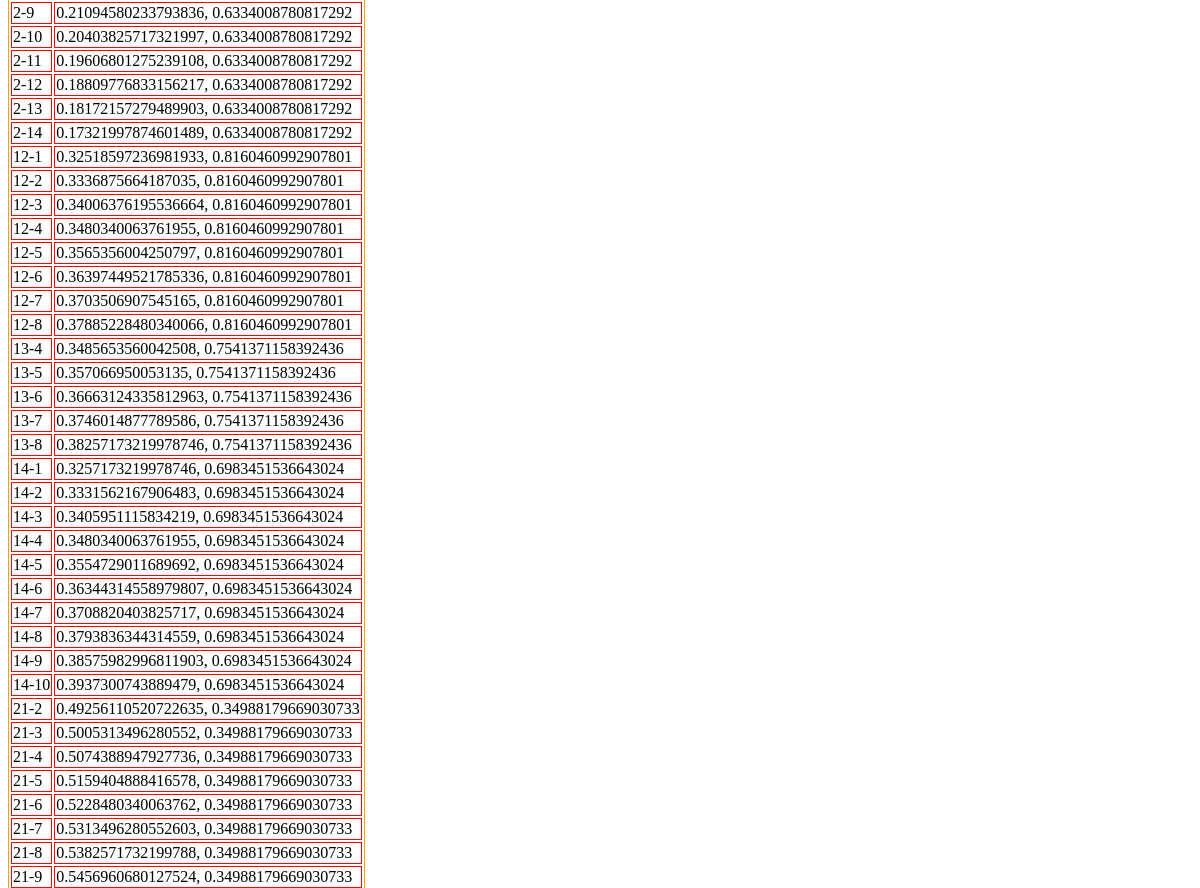
The app's page /racks (middle part), older data.
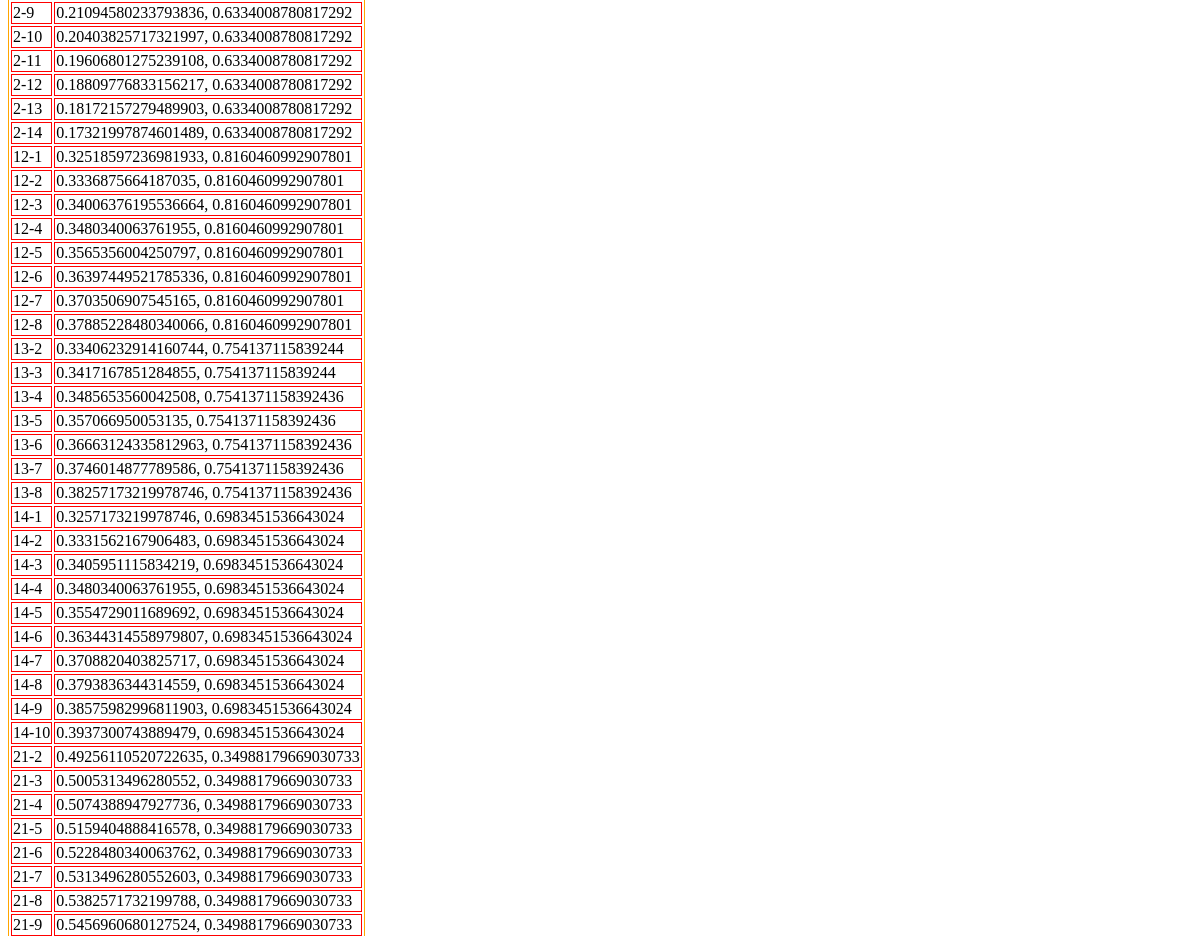
The same page, newer data.
### models.py (models this page shows, shortened)
class Rack(Base):
    __tablename__ = 'racks'
    id = Column(Integer, primary_key=True)
    row = Column(Integer)
    rack = Column(Integer)
    x = Column(Float)
    y = Column(Float)
    __table_args__ = (UniqueConstraint('row', 'rack'),
                      {'mysql_engine': 'InnoDB', 'mysql_charset': 'utf8'})

### application.py (the view)
@app.route('/racks')
def show_racks():
    return render_template('racks.html', racks=Rack.query.order_by(Rack.row, Rack.rack).all())

### application.py (called while the page is built)
@app.teardown_appcontext
def shutdown_session(exception=None):
    db_session.remove()

### run.py (called while the page is built)
    def __call__(self, environ, start_response):
        url = environ['SCRIPT_NAME']
        environ['wsgi.url_scheme'] = 'https'
        environ['SCRIPT_NAME'] = URL_PREFIX + url
        return self.app(environ, start_response)

### templates/racks.html (shortened to what this page needs)
{% extends "layout.html" %}
{% block body %}
<table>
{%- for r in racks %}
<tr><td>{{r.row}}-{{r.rack}}</td><td>{{r.x}}, {{r.y}}</td></tr>
{%- endfor -%}
</table>
{% endblock %}

### templates/layout.html (shortened to what this page needs)
{% import 'macros.html' as macros %}
<!doctype html>
<html lang="en">
<head>
  {{ macros.css('style.css') }}
</head>
<body>
<div id="mainContent">
{%- block body %}{%- endblock %}
</div>
</body>
</html>

### templates/macros.html (shortened to what this page needs)
{%- macro css(path) -%}
<link href="{{ _static_link(path, 'css') }}" rel="stylesheet">
{%- endmacro %}
{%- macro _static_link(path, prefix) -%}
{{ url_for('static', filename="%s/%s"|format(prefix, path)) }}
{%- endmacro %}

### static/css/style.css (style rules this page uses)
table { border: 1px solid orange; }

Row changes from the older to the newer data that the page shows:
added Rack: row "13", rack "2", x "0.33406232914160744", y "0.754137115839244"
added Rack: row "13", rack "3", x "0.3417167851284855", y "0.754137115839244"
